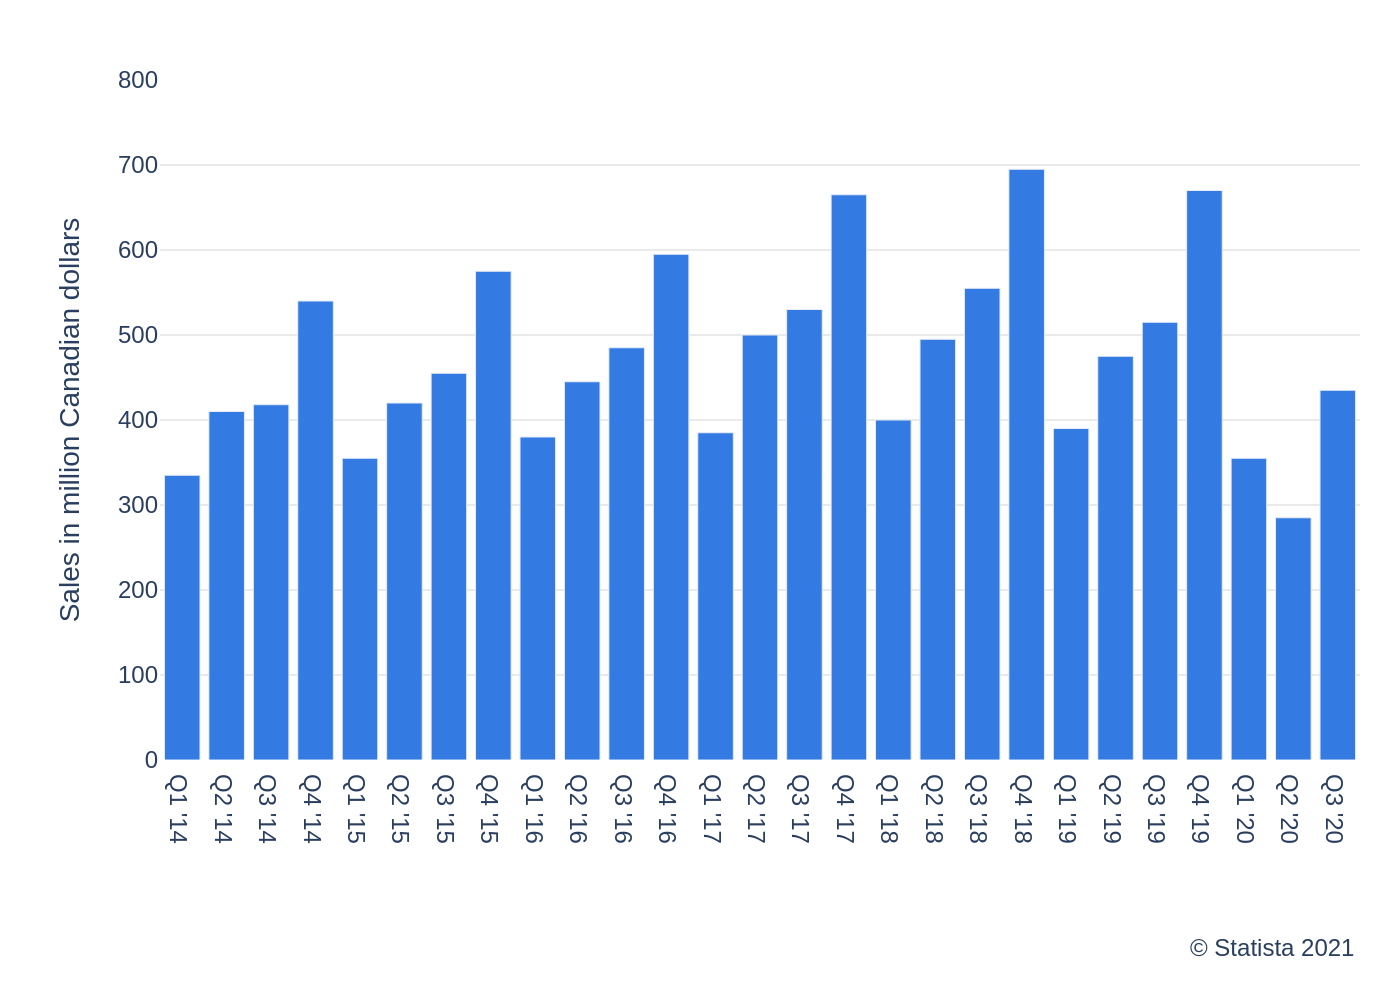

Source code (Python):
import sys
import json
import os
import plotly.graph_objects as go

if len(sys.argv) != 2:
    print(f"Usage: python {os.path.basename(__file__)} <json_file_path>")
    sys.exit(1)

json_path = sys.argv[1]

if not os.path.exists(json_path):
    print(f"Error: File not found at {json_path}")
    sys.exit(1)

with open(json_path, 'r', encoding='utf-8') as f:
    chart_info = json.load(f)

chart_data = chart_info.get('chart_data', [])
texts = chart_info.get('texts', {})
colors = chart_info.get('colors', [])

categories = [item['category'] for item in chart_data]
values = [item['value'] for item in chart_data]

fig = go.Figure()

fig.add_trace(go.Bar(
    x=categories,
    y=values,
    marker_color=colors[0] if colors else None,
    name=''
))

fig.update_layout(
    font=dict(
        family="Arial"
    ),
    plot_bgcolor='white',
    showlegend=False,
    title_text=texts.get('title'),
    yaxis_title_text=texts.get('y_axis_title'),
    xaxis_title_text=texts.get('x_axis_title'),
    yaxis=dict(
        range=[0, 800],
        gridcolor='#EAEAEA',
        zeroline=False
    ),
    xaxis=dict(
        showgrid=False
    ),
    margin=dict(l=80, r=20, t=40, b=120),
    annotations=[
        dict(
            showarrow=False,
            text=texts.get('source', ''),
            xref='paper',
            yref='paper',
            x=1,
            y=-0.25,
            xanchor='right',
            yanchor='top',
            align='right'
        )
    ]
)

output_filename_base = os.path.splitext(os.path.basename(json_path))[0]
output_image_path = f"{output_filename_base}.png"

fig.write_image(output_image_path, scale=2)

print(f"Chart saved to {output_image_path}")
